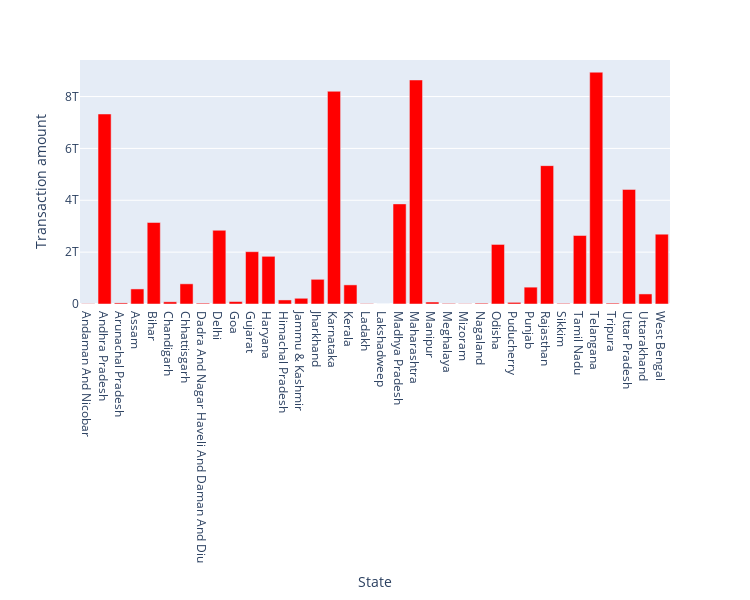

The cell this chart's notebook holds for it:
### Code cell
figure_trans_amount

### Figure 1 — Plotly figure (JSON) as saved in the notebook; plotly's stock layout.template omitted (floating-point values rounded to 4 significant figures)
{"data": [{"alignmentgroup": "True", "hovertemplate": "State=%{x}<br>Transaction amount=%{y}<extra></extra>", "legendgroup": "", "marker": {"color": "rgb(255,0,0)", "pattern": {"shape": ""}}, "name": "", "offsetgroup": "", "orientation": "v", "showlegend": false, "textposition": "auto", "type": "bar", "x": ["Andaman And Nicobar", "Andhra Pradesh", "Arunachal Pradesh", "Assam", "Bihar", "Chandigarh", "Chhattisgarh", "Dadra And Nagar Haveli And Daman And Diu", "Delhi", "Goa", "Gujarat", "Haryana", "Himachal Pradesh", "Jammu & Kashmir", "Jharkhand", "Karnataka", "Kerala", "Ladakh", "Lakshadweep", "Madhya Pradesh", "Maharashtra", "Manipur", "Meghalaya", "Mizoram", "Nagaland", "Odisha", "Puducherry", "Punjab", "Rajasthan", "Sikkim", "Tamil Nadu", "Telangana", "Tripura", "Uttar Pradesh", "Uttarakhand", "West Bengal"], "xaxis": "x", "y": [9850976162, 7327329303864, 41783678446, 580808810176, 3143976559826, 84407122630, 778287666604, 31990159722, 2842846146674, 93751558350, 2017740082868, 1838726693764, 156125328050, 220953572792, 952180261112, 8203177144298, 737032150630, 13556397580, 288455190, 3860669637348, 8639236372144, 76050897092, 21733796772, 10936788904, 30380490164, 2296587244576, 63103540998, 649849265472, 5335282187828, 23657374864, 2642173521100, 8938729825274, 33329118330, 4418863776192, 387909224434, 2694094244108], "yaxis": "y"}], "layout": {"barmode": "relative", "height": 600, "legend": {"tracegroupgap": 0}, "margin": {"t": 60}, "width": 750, "xaxis": {"anchor": "y", "domain": [0, 1], "title": {"text": "State"}}, "yaxis": {"anchor": "x", "domain": [0, 1], "title": {"text": "Transaction amount"}}}}
